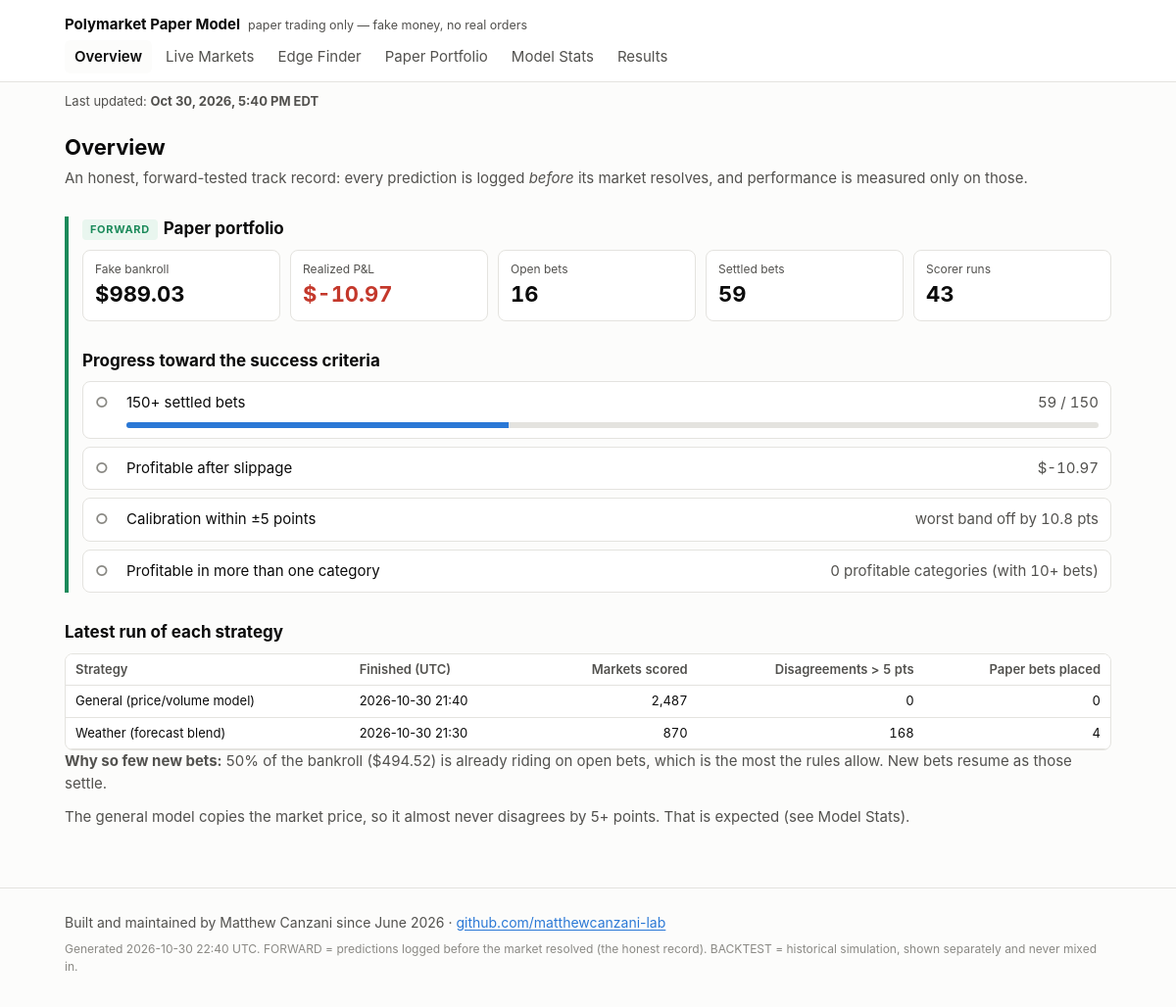
The page /index.html on the database its author committed.
### tables this page shows
CREATE TABLE runs (
    seq INTEGER PRIMARY KEY,
    run_id TEXT UNIQUE NOT NULL,
    started_at TEXT NOT NULL,
    finished_at TEXT NOT NULL,
    model_version TEXT,
    markets_scored INTEGER NOT NULL,
    signals INTEGER NOT NULL,
    bets_placed INTEGER NOT NULL,
    settings_json TEXT NOT NULL,
    prev_hash TEXT NOT NULL,
    row_hash TEXT NOT NULL
);

### pmodel/dashboard/app.py (the view)
    @app.route("/")
    @app.route("/index.html")
    def index():
        c = conn()
        fs = data.forward_stats(c)
        scores = data.load_scores(scores_path)
        return render_template("index.html", **ctx("index.html"), fs=fs, scores=scores,
                               criteria=data.success_criteria(fs), runs_by_strategy=data.latest_runs(c),
                               weather=data.load_weather_scores(weather_scores_path),
                               integrity=ledger.verify(c),
                               runs=c.execute("SELECT COUNT(*) FROM runs").fetchone()[0])

### pmodel/dashboard/data.py (called while the page is built)
def load_scores(path=None):
    path = path or config.LATEST_SCORES_PATH
    try:
        return json.loads(path.read_text())
    except (FileNotFoundError, ValueError):
        return None

def load_weather_scores(path=None):
    return load_scores(path or config.LATEST_WEATHER_SCORES_PATH)

def age_hours(iso, now=None):
    if not iso:
        return None
    from datetime import datetime, timezone
    t = datetime.strptime(iso, "%Y-%m-%dT%H:%M:%SZ").replace(tzinfo=timezone.utc)
    return ((now or datetime.now(timezone.utc)) - t).total_seconds() / 3600

def eastern(iso):
    if not iso:
        return None
    from datetime import datetime, timezone
    from zoneinfo import ZoneInfo
    t = datetime.strptime(iso, "%Y-%m-%dT%H:%M:%SZ").replace(tzinfo=timezone.utc)
    et = t.astimezone(ZoneInfo("America/New_York"))
    hour = et.strftime("%I").lstrip("0")
    return f"{et:%b} {et.day}, {et.year}, {hour}:{et:%M %p} {et.tzname()}"

def latest_runs(conn):
    seen, out = set(), []
    for r in conn.execute("SELECT * FROM runs ORDER BY seq DESC"):
        name = strategy_of(r["model_version"])
        if name not in seen:
            seen.add(name)
            out.append(dict(r, strategy=name))
    return out

def strategy_of(model_version: str) -> str:
    return "Weather (forecast blend)" if (model_version or "").startswith("weather") else \
        "General (price/volume model)"

def bets(conn):
    return [dict(r) for r in conn.execute(
        """SELECT b.*, s.settled_at, s.yes_payout, s.payout, s.pnl
           FROM bets b LEFT JOIN settlements s USING (bet_id) ORDER BY b.seq DESC""")]

### pmodel/trading/ledger.py (called while the page is built)
def _guard_triggers():
    sql = []
    for t in LEDGER_TABLES:
        for op in ("UPDATE", "DELETE"):
            sql.append(f"""CREATE TRIGGER IF NOT EXISTS {t}_no_{op.lower()}
                BEFORE {op} ON {t}
                BEGIN SELECT RAISE(ABORT, '{t} is append-only: {op} is not allowed'); END;""")
    return "\n".join(sql)

def connect(path: Path = None) -> sqlite3.Connection:
    path = Path(path or config.PREDICTIONS_DB_PATH)
    path.parent.mkdir(parents=True, exist_ok=True)
    conn = sqlite3.connect(path)
    conn.row_factory = sqlite3.Row
    conn.executescript(SCHEMA)
    conn.executescript(_guard_triggers())
    return conn

def _hash(prev_hash: str, fields: dict) -> str:
    payload = prev_hash + json.dumps(fields, sort_keys=True, separators=(",", ":"), default=str)
    return hashlib.sha256(payload.encode()).hexdigest()

### pmodel/dashboard/templates/index.html (shortened to what this page needs)
{% extends "base.html" %}
{% block body %}
<h1>Overview</h1>
<p class="lede">An honest, forward-tested track record: every prediction is logged <em>before</em> its market resolves, and performance is measured only on those.</p>
<section class="fwd">
<h2><span class="badge fwd">FORWARD</span>Paper portfolio</h2>
<div class="tiles">
  <div class="tile"><div class="k">Fake bankroll</div><div class="v">${{ '{:,.2f}'.format(fs.money.bankroll) }}</div></div>
  <div class="tile"><div class="k">Realized P&amp;L</div><div class="v {{ 'pos' if fs.total_pnl > 0 else 'neg' if fs.total_pnl < 0 }}">${{ '{:+,.2f}'.format(fs.total_pnl) }}</div></div>
  <div class="tile"><div class="k">Open bets</div><div class="v">{{ fs.open }}</div></div>
  <div class="tile"><div class="k">Settled bets</div><div class="v">{{ fs.settled }}</div></div>
  <div class="tile"><div class="k">Scorer runs</div><div class="v">{{ runs }}</div></div>
</div>
<h2>Progress toward the success criteria</h2>
{% include "_criteria.html" %}
</section>
<h2>Latest run of each strategy</h2>
{% if runs_by_strategy %}<div class="tablewrap"><table>
<tr><th>Strategy</th><th>Finished (UTC)</th><th class="n">Markets scored</th><th class="n">Disagreements &gt; {{ (cfg.EDGE_THRESHOLD * 100)|round|int }} pts</th><th class="n">Paper bets placed</th></tr>
{% for r in runs_by_strategy %}<tr><td>{{ r.strategy }}</td><td>{{ r.finished_at[:16].replace('T', ' ') }}</td>
<td class="n">{{ '{:,}'.format(r.markets_scored) }}</td><td class="n">{{ r.signals }}</td><td class="n">{{ r.bets_placed }}</td></tr>{% endfor %}
</table></div>
{% if fs.money.available < cfg.MIN_STAKE_USD and fs.open %}
<p class="note"><strong>Why so few new bets:</strong> {{ '{:.0%}'.format(cfg.MAX_OPEN_EXPOSURE_FRACTION) }} of the bankroll
(${{ '{:,.2f}'.format(fs.money.open_stake) }}) is already riding on open bets, which is the most the rules allow.
New bets resume as those settle.</p>{% endif %}
<p class="note">The general model copies the market price, so it almost never disagrees by 5+ points. That is expected (see Model Stats).</p>
{% else %}<p class="empty">No runs yet.</p>{% endif %}
{% endblock %}

### pmodel/dashboard/templates/base.html (shortened to what this page needs)
<!doctype html>
<html lang="en">
<head>
</head>
<body>
<header><div class="wrap">
  <div class="brand">Polymarket Paper Model<small>paper trading only — fake money, no real orders</small></div>
  <nav>{% for page, name in pages %}<a href="{{ root }}{{ page }}" class="{{ 'on' if page == active }}">{{ name }}</a>{% endfor %}</nav>
</div></header>
<div class="wrap freshness">
  <p class="updated" id="last-updated" data-last-run="{{ last_run_iso or '' }}" data-stale-hours="{{ cfg.STALE_AFTER_HOURS|int }}">
    Last updated: <strong>{{ last_run_et or 'never' }}</strong></p>
</div>
<main><div class="wrap">{% block body %}{% endblock %}</div></main>
<footer><div class="wrap">
<p class="owner">Built and maintained by Matthew Canzani since June 2026 ·
<a href="https://github.com/matthewcanzani-lab" rel="noopener">github.com/matthewcanzani-lab</a></p>
<p>Generated {{ generated }}. FORWARD = predictions logged before the market
resolved (the honest record). BACKTEST = historical simulation, shown separately and never mixed in.</p>
</div></footer>
</body>
</html>

### pmodel/dashboard/templates/_criteria.html
{% for c in criteria %}
<div class="crit {{ 'met' if c.met else 'not' }}">
  <span class="icon">{{ '✓' if c.met else '○' }}</span>
  <span>{{ c.name }}</span>
  <span class="val">{{ c.value }}</span>
  {% if c.progress is not none %}<div class="bar"><span style="width: {{ (c.progress * 100)|round(1) }}%"></span></div>{% endif %}
</div>
{% endfor %}

### pmodel/dashboard/templates/base.html (style rules this page uses)
:root { --bg: #fcfcfb; --surface: #ffffff; --ink: #0b0b0b; --ink-2: #52514e; --muted: #8a8984; --line: #e4e3df; --accent: #2a78d6; --good: #1b8a5a; --bad: #c4382b; --warn: #b07400; --fwd: #1b8a5a; --fwd-bg: #e9f6ef; --bt: #6b6a66; --bt-bg: #f1f0ec; }
* { box-sizing: border-box; }
html { -webkit-text-size-adjust: 100%; text-size-adjust: 100%; }
body { margin: 0; background: var(--bg); color: var(--ink); font: 15px/1.5 -apple-system, BlinkMacSystemFont, "Segoe UI", Roboto, sans-serif; }
header { border-bottom: 1px solid var(--line); background: var(--surface); }
.wrap { max-width: 1100px; margin: 0 auto; padding-left: max(16px, env(safe-area-inset-left, 0px)); padding-right: max(16px, env(safe-area-inset-right, 0px)); }
.brand { font-weight: 650; padding: 14px 0 4px; }
.brand small { color: var(--ink-2); font-weight: 400; margin-left: 8px; }
nav { display: flex; gap: 4px; flex-wrap: wrap; padding-bottom: 8px; }
nav a { color: var(--ink-2); text-decoration: none; padding: 6px 10px; border-radius: 6px; }
nav a.on { color: var(--ink); background: var(--bg); font-weight: 600; }
main { padding-block: 20px 48px; }
h1 { font-size: 22px; margin: 0 0 4px; }
h2 { font-size: 17px; margin: 28px 0 8px; }
p.lede, .note { color: var(--ink-2); margin: 0 0 12px; }
.badge { display: inline-block; font-size: 11px; font-weight: 700; letter-spacing: .06em; padding: 2px 8px; border-radius: 4px; vertical-align: middle; margin-right: 6px; }
.badge.fwd { color: var(--fwd); background: var(--fwd-bg); }
section.fwd { border-left: 4px solid var(--fwd); padding-left: 14px; }
.tiles { display: grid; grid-template-columns: repeat(auto-fit, minmax(160px, 1fr)); gap: 10px; }
.tile { background: var(--surface); border: 1px solid var(--line); border-radius: 8px; padding: 10px 12px; }
.tile .k { color: var(--ink-2); font-size: 12px; }
.tile .v { font-size: 22px; font-weight: 650; font-variant-numeric: tabular-nums; }
.crit { display: grid; grid-template-columns: 24px 1fr auto; gap: 8px; align-items: center; background: var(--surface); border: 1px solid var(--line); border-radius: 8px; padding: 10px 12px; margin-bottom: 8px; }
.crit .icon { font-weight: 700; }
.crit.not .icon { color: var(--muted); }
.crit .val { color: var(--ink-2); font-variant-numeric: tabular-nums; }
.bar { grid-column: 2 / 4; height: 6px; background: var(--line); border-radius: 3px; overflow: hidden; }
.bar > span { display: block; height: 100%; background: var(--accent); }
.tablewrap { overflow-x: auto; border: 1px solid var(--line); border-radius: 8px; background: var(--surface); }
table { border-collapse: collapse; width: 100%; font-size: 13px; }
th, td { padding: 6px 10px; border-bottom: 1px solid var(--line); text-align: left; white-space: nowrap; }
th { color: var(--ink-2); font-weight: 600; background: var(--surface); position: sticky; top: 0; }
td.n, th.n { text-align: right; font-variant-numeric: tabular-nums; }
.neg { color: var(--bad); }
.freshness { padding-block: 10px 0; }
.updated { margin: 0; color: var(--ink-2); font-size: 13px; }
footer { color: var(--muted); font-size: 12px; padding-block: 24px; border-top: 1px solid var(--line); }
footer p { margin: 0 0 8px; }
footer .owner { color: var(--ink-2); font-size: 14px; line-height: 1.5; overflow-wrap: anywhere; }
footer .owner a { color: var(--accent); text-underline-offset: 2px; }

### rows shown on the page
runs: strategy "General (price/volume model)", finished_at "2026-10-30 21:40", markets_scored "2,487", signals "0", bets_placed "0"
runs: strategy "Weather (forecast blend)", finished_at "2026-10-30 21:30", markets_scored "870", signals "168", bets_placed "4"

### other values the page prints
{{ name }} "Overview" "Live Markets" "Edge Finder" "Paper Portfolio" "Model Stats" "Results"
{{ '{:,.2f}'.format(fs.money.bankroll) }} "989.03"
{{ '{:+,.2f}'.format(fs.total_pnl) }} "-10.97"
{{ fs.open }} "16"
{{ fs.settled }} "59"
{{ runs }} "43"
{{ '✓' if c.met else '○' }} "○" "○" "○" "○"
{{ c.name }} "150+ settled bets" "Profitable after slippage" "Calibration within ±5 points" "Profitable in more than one category"
{{ c.value }} "59 / 150" "$-10.97" "worst band off by 10.8 pts" "0 profitable categories (with 10+ bets)"
{{ (cfg.EDGE_THRESHOLD * 100)|round|int }} "5"
{{ '{:.0%}'.format(cfg.MAX_OPEN_EXPOSURE_FRACTION) }} "50%"
{{ '{:,.2f}'.format(fs.money.open_stake) }} "494.52"
